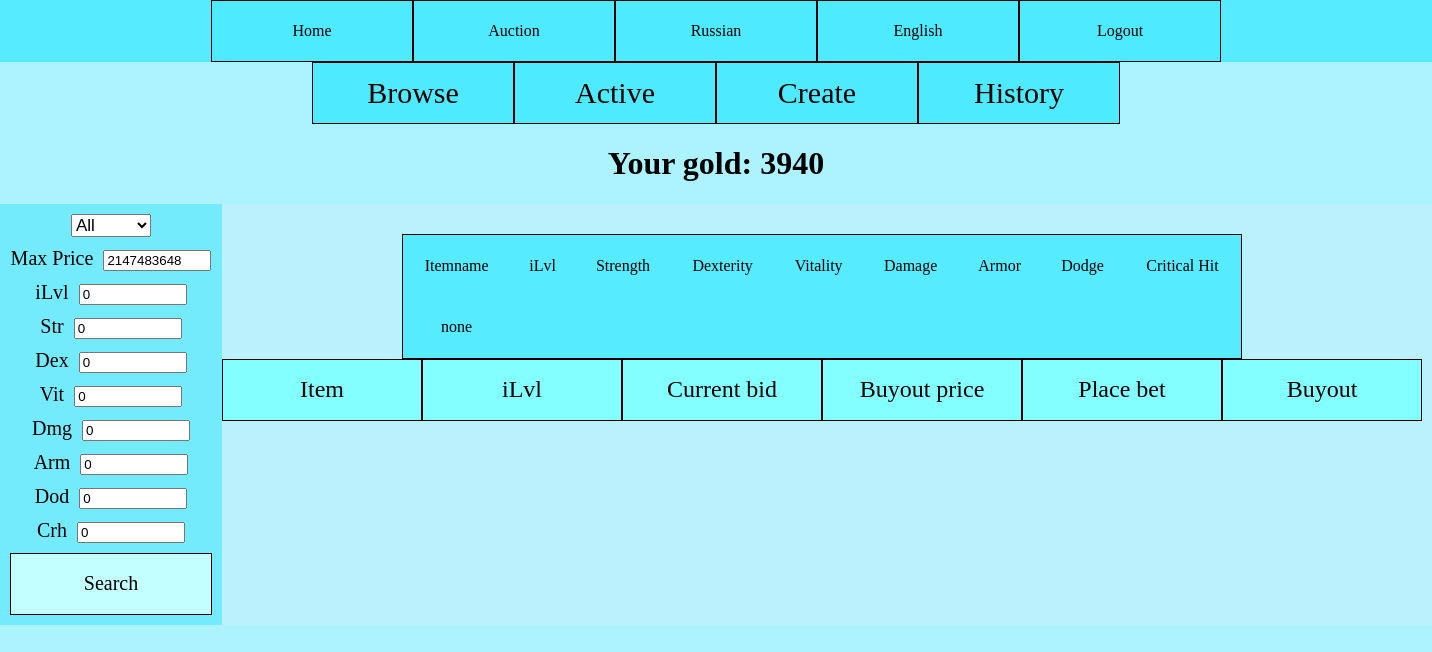
Before: /en/auction/ (signed in) with the older database file.
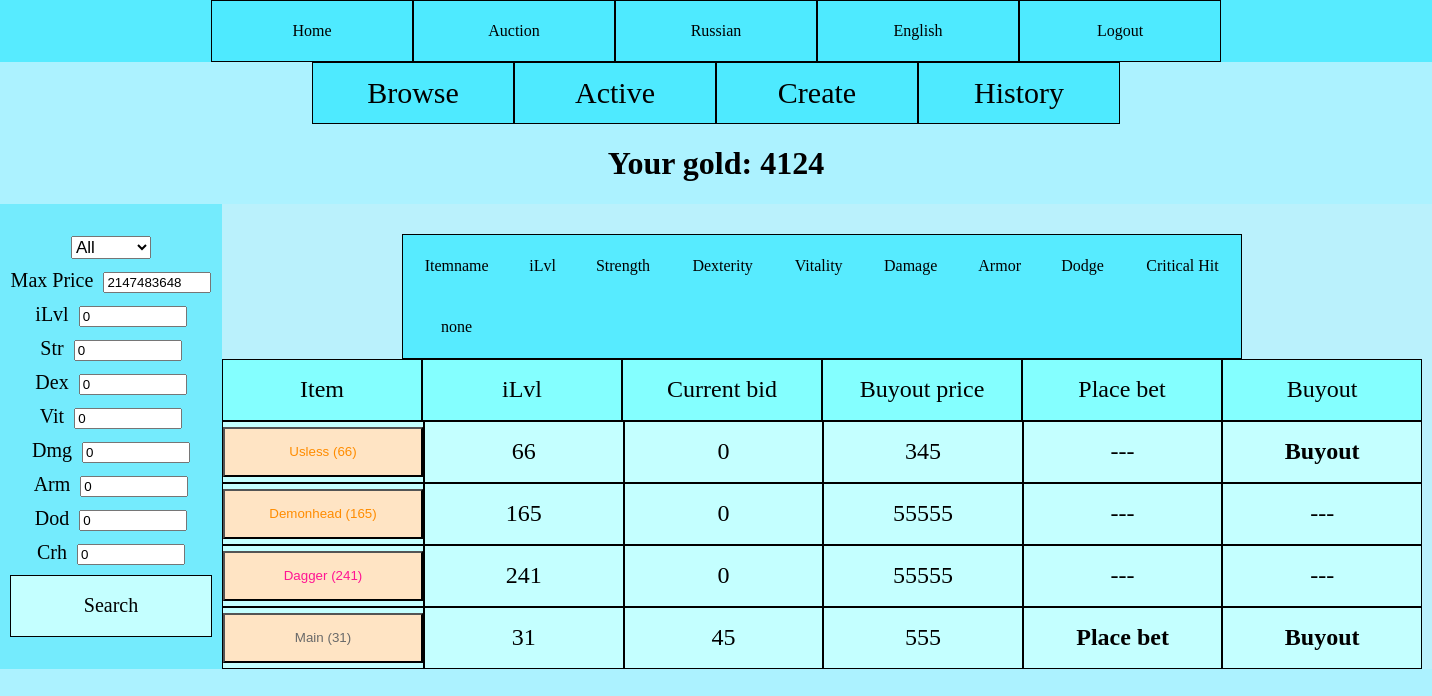
After: the same page with the newer database file.
### main/models.py (models this page shows)
class Character(models.Model):
    user = models.OneToOneField(User, on_delete=models.CASCADE, null=True)
    gold = models.BigIntegerField(default=0)
    eq_weapon = models.ForeignKey('Item', on_delete=models.SET_NULL, null=True, related_name="weapon")
    eq_helm   = models.ForeignKey('Item', on_delete=models.SET_NULL, null=True, related_name="helm")
    eq_armor  = models.ForeignKey('Item', on_delete=models.SET_NULL, null=True, related_name="armor")
    eq_offhand= models.ForeignKey('Item', on_delete=models.SET_NULL, null=True, related_name="offhand")

class Item(models.Model):
    item_name = models.CharField(max_length=30,null=True)
    item_level = models.IntegerField(default=0)
    item_tupe = models.IntegerField(null=True)
    item_rarity = models.IntegerField(null=True)
    character_id = models.ForeignKey(Character, on_delete=models.SET_NULL,null=True)
    used = models.BooleanField(default=False)

### main/views.py (the view)
# urls.py: path('auction/', views.Auction, name='auction'),
def Auction(request):
    ProcessLoots()
    if request.user.is_authenticated:
        char = Character.objects.get(user=request.user)
        loots, values = doFilter(request.COOKIES)
        print(values)
        context = {'filter': values, 'loots': loots, 'char': char}
        return render(request, "auction/BrowseAuction.html", context=context)
    else:
        return HttpResponseForbidden()

### main/GameLogic.py (called while the page is built)
def ProcessLoots():
    loots = Loot.objects.all()
    time_now = timezone.now()
    for x in loots:
        if x.end_time < time_now:
            pass

### templates/auction/BrowseAuction.html (shortened to what this page needs)
{% extends "auction/Auction.html" %}
{% load i18n %}
{% block main %}
    <div class="main">
        <div class="leftmenu">
            <form id="itemform">
                <select name="item" form="itemform">
					<option {% if filter.tupe == 69 %} selected {% endif %} value="69">All</option>
                  </select>
                <div class="input">
                    <label for="max_price">{% trans "Max Price" %}</label>
                    <input type="number" name="max_price" value="{{ filter.max_price }}">
                </div>
                <div class="input">
                    <label for="ilvl">{% trans "iLvl" %}</label>
                    <input type="number" name="ilvl" value="{{ filter.ilvl }}">
                </div>
                <div class="input">
                    <label for="str">{% trans "Str" %}</label>
                    <input type="number" name="str" value="{{ filter.str }}">
                </div>
                <div class="input">
                    <label for="dex">{% trans "Dex" %}</label>
                    <input type="number" name="dex" value="{{ filter.dex }}">
                </div>
                <div class="input">
                    <label for="vit">{% trans "Vit" %}</label>
                    <input type="number" name="vit" value="{{ filter.vit }}">
                </div>
                <div class="input">
                    <label for="dmg">{% trans "Dmg" %}</label>
                    <input type="number" name="dmg" value="{{ filter.dmg }}">
                </div>
                <div class="input">
                    <label for="arm">{% trans "Arm" %}</label>
                    <input type="number" name="arm" value="{{ filter.arm }}">
                </div>
                <div class="input">
                    <label for="dod">{% trans "Dod" %}</label>
                    <input type="number" name="dod" value="{{ filter.dod }}">
                </div>
                <div class="input">
                    <label for="crh">{% trans "Crh" %}</label>
                    <input type="number" name="crh" value="{{ filter.crh }}">
                </div>
                <div class="butt" onclick="Submit()">{% trans "Search" %}</div>
            </form>
        </div>
        <div class="lots">
            {% include "items/stat_table.html" %}
            <div class="head">
                <div class="item">{% trans "Item" %}</div>
                <div class="item">{% trans "iLvl" %}</div>
                <div class="item">{% trans "Current bid" %}</div>
                <div class="item">{% trans "Buyout price" %}</div>
                <div class="item">{% trans "Place bet" %}</div>
                <div class="item">{% trans "Buyout" %}</div>
            </div>
            {% for x in loots %}
                <div class ="head">
                    <div class="info">{% include "items/item_small.html" with item=x.item_id only %}</div>
                    <div class="info">{{ x.item_id.ilvl }}</div>
                    <div class="info">{{ x.next_bid }}</div>
                    <div class="info">{{ x.buy_out }}</div>
                    {% if x.biddable == True and char.gold >= x.next_bid %}<div class="butt" onclick="MakeBet({{ x.pk }})"> <b> {% trans "Place bet" %} </b> </div>{% else %}<div class="butt"> --- </div>{% endif %}
                    {% if char.gold >= x.buy_out %}<div class="butt" onclick="BuyItem({{ x.pk }})"><b>{% trans "Buyout" %}</b></div>{% else %} <div class="butt"> --- </div> {% endif %}
                </div>
            {% endfor %}
        </div>
    </div>
{% endblock %}

### templates/auction/Auction.html
{% extends "base.html" %}
{% load i18n %}
{% block header %}
    <div class="menu">
        <a href="/auction">{% trans "Browse" %}</a>
        <a href="/auction/my">{% trans "Active" %}</a>
        <a href="/auction/create">{% trans "Create" %}</a>
        <a href="/auction/log">{% trans "History" %}</a>
    </div>
{% endblock %}
{% block content %}
    <h1><div style="text-align: center;">{% trans "Your gold" %}: {{ char.gold }}</div></h1>
    {% block main %}
    {% endblock %}
{% endblock %}

### templates/items/item_small.html
{% load i18n %}
{% if item %}
    <button class="item_info" id="{{ item.pk }}" onmouseenter="Display({{ item.pk }})" onclick="ItemClick({{ item.pk }})">
        {% if item.rarity == 0  %}
            <span style="color: #696969; ">
        {% elif item.rarity == 1 %}
            <span style="color: blue; ">
        {% elif item.rarity == 2 %}
            <span style="color: deeppink; ">
        {% else %}
            <span style="color: darkorange; ">
        {% endif %}
            {{ item.name }} ({{ item.ilvl }})
        </span>
    </button>
{% else %}
    <button class="item_info" id="0">
        {% trans "Empty" %}
    </button>
{% endif %}

Changed rows visible on the page:
changed Character: gold "3940" → "4124"
now on this page (row edited): Item: name "Usless"
now on this page (row edited): Item: name "Demonhead"
now on this page (row edited): Item: name "Dagger"
now on this page (row edited): Item: name "Main"
Other visible differences:
new list line: "( 66 ) 66 0 345 --- Buyout"
new list line: "( 165 ) 165 0 55555 --- ---"
new list line: "( 241 ) 241 0 55555 --- ---"
new list line: "( 31 ) 31 45 555 Place bet Buyout"
